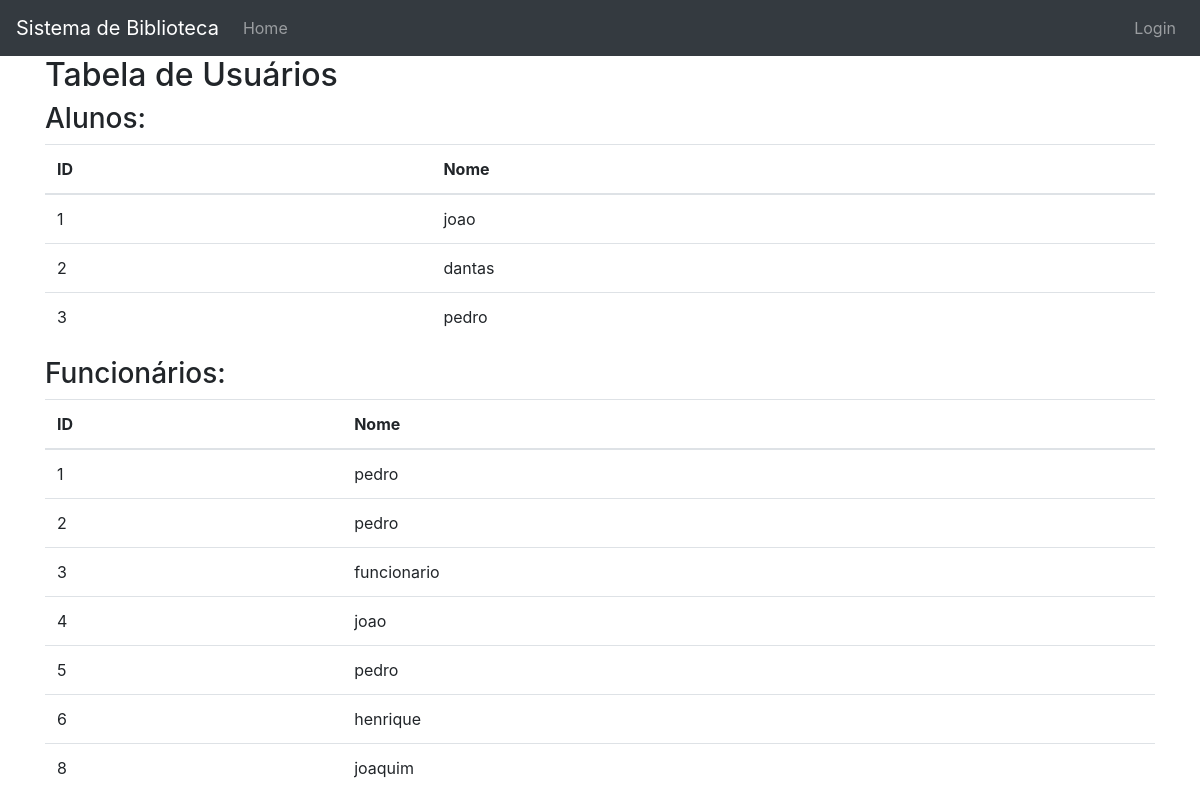
Screenshot of /users with the database file from the repository.
### app.py (models this page shows, shortened)
class Student(db.Model):
    id = db.Column(db.Integer, primary_key=True)
    name = db.Column(db.String(100), nullable=False)
    password = db.Column(db.String(100), nullable=False)
    pending_books = db.relationship('Book', secondary='loan', backref=db.backref('students', lazy='dynamic'),
                                    secondaryjoin='Loan.student_id == Student.id')

class Employee(db.Model):
    id = db.Column(db.Integer, primary_key=True)
    name = db.Column(db.String(100), nullable=False)
    password = db.Column(db.String(100), nullable=False)

### app.py (the view)
@app.route('/users')
def users_table():
    students = Student.query.all()
    employees = Employee.query.all()
    return render_template('users_table.html', students=students, employees=employees)

### templates/users_table.html
{% extends 'base.html' %}
{% block content %}
  <h2>Tabela de Usuários</h2>
  <h3>Alunos:</h3>
  <table class="table">
    <thead>
      <tr>
        <th>ID</th>
        <th>Nome</th>
      </tr>
    </thead>
    <tbody>
      {% for student in students %}
        <tr>
          <td>{{ student.id }}</td>
          <td>{{ student.name }}</td>
        </tr>
      {% endfor %}
    </tbody>
  </table>
  <h3>Funcionários:</h3>
  <table class="table">
    <thead>
      <tr>
        <th>ID</th>
        <th>Nome</th>
      </tr>
    </thead>
    <tbody>
      {% for employee in employees %}
        <tr>
          <td>{{ employee.id }}</td>
          <td>{{ employee.name }}</td>
        </tr>
      {% endfor %}
    </tbody>
  </table>
{% endblock %}

### templates/base.html (shortened to what this page needs)
<!DOCTYPE html>
<html>
<head>
  <link rel="stylesheet" href="https://stackpath.bootstrapcdn.com/bootstrap/4.5.0/css/bootstrap.min.css">
</head>
<body>
  <nav class="navbar navbar-expand-lg navbar-dark bg-dark">
    <a class="navbar-brand" href="/">Sistema de Biblioteca</a>
    <ul class="navbar-nav mr-auto">
      <li class="nav-item">
        <a class="nav-link" href="/">Home</a>
      </li>
    </ul>
    <ul class="navbar-nav">
      {% if 'user_id' in session %}
        <li class="nav-item">
          <span class="navbar-text">Olá, {{ session['user_id'] }}</span>
        </li>
        <li class="nav-item">
          <a class="nav-link" href="/logout">Logout</a>
        </li>
      {% else %}
        <li class="nav-item">
          <a class="nav-link" href="/login">Login</a>
        </li>
      {% endif %}
    </ul>
  </nav>
  <div class="container">
    {% block content %}{% endblock %}
  </div>
</body>
</html>

### rows the page displays
Student: id "1", name "joao"
Student: id "2", name "dantas"
Student: id "3", name "pedro"
Employee: id "1", name "pedro"
Employee: id "2", name "pedro"
Employee: id "3", name "funcionario"
Employee: id "4", name "joao"
Employee: id "5", name "pedro"
Employee: id "6", name "henrique"
Employee: id "8", name "joaquim"
